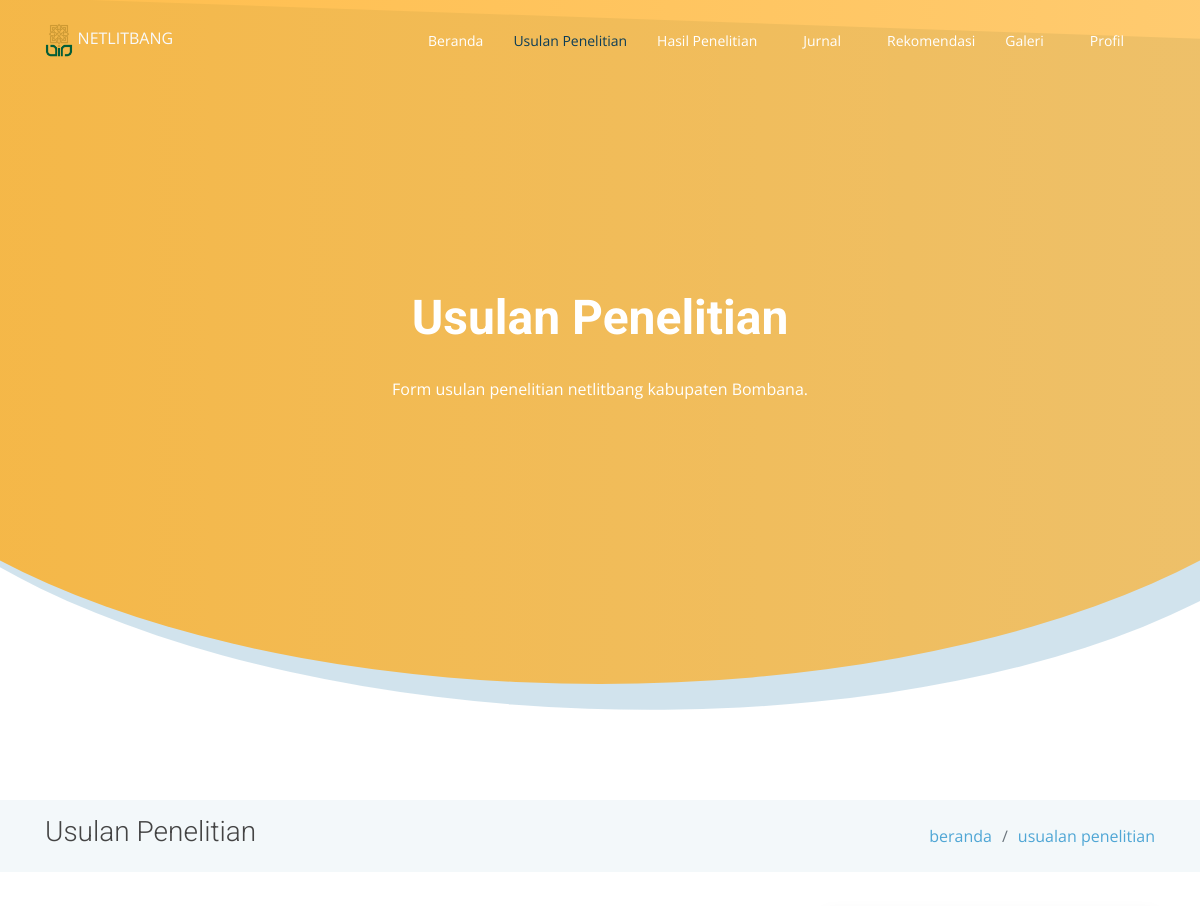
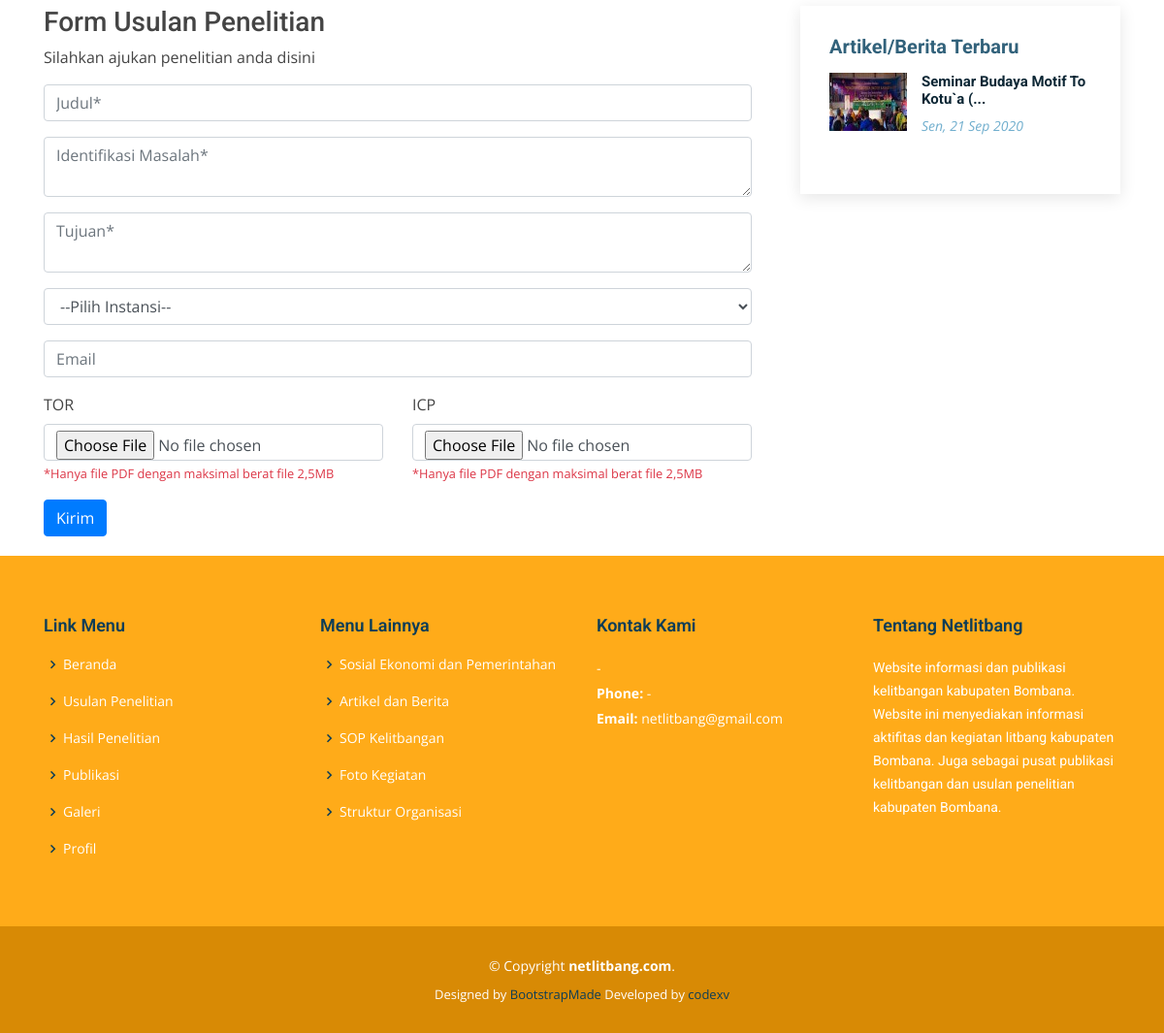
The app's page /usulan-penelitian with its own data (2 pictures, top to bottom).
### tables this page shows
CREATE TABLE `articles` (
  `id` int(11) NOT NULL,
  `title` varchar(250) DEFAULT NULL,
  `content` text NOT NULL,
  `file` varchar(55) DEFAULT NULL,
  `start_date` date DEFAULT NULL,
  `end_date` date DEFAULT NULL,
  `type` enum('sop-kelitbangan','rik-bombana','agenda-kegiatan','rekomendasi','artikel-berita','sosial-pemerintahan','ekonomi-pembangunan','inovasi-pelayanan-publik','definisi','regulasi','kontak-kami','struktur-organisasi','gambar','foto-kegiatan','video') NOT NULL,
  `slug` varchar(250) DEFAULT NULL,
  `created_at` timestamp NOT NULL DEFAULT current_timestamp(),
  `created_by` int(11) NOT NULL,
  `updated_at` timestamp NULL DEFAULT NULL,
  `updated_by` int(11) DEFAULT NULL
);

### application/controllers/Penelitian.php (called while the page is built, shortened)
<?php
class Penelitian extends CI_Controller {
	public function __construct() {
		$this->load->model('Penelitian_model');
	}
	public function index($content = 'usulan-penelitian') {
		$data['agencies']					= $this->Penelitian_model->getAgencies();
		$data['new_articles']	= $this->Penelitian_model->getNewArticle();
		$data['head'] 		= 'Usulan Penelitian';
		$data['content']	= 'Form usulan penelitian netlitbang kabupaten Bombana.';
		$data['title']		= 'Usulan Penelitian';
		$data['link_map']	= [
			[
				'title'	=> 'beranda',
				'slug'	=> base_url()
			],
			[
				'title'	=> 'usualan penelitian',
				'slug'	=> NULL
			]
		];
		$this->load->view('templates/header');
		$this->load->view('templates/head-content', $data);
		$this->load->view('pages/'.$content);
		$this->load->view('templates/footer');
	}
}

### index.php (called while the page is built, shortened)
<?php
require_once BASEPATH.'core/CodeIgniter.php';

### application/models/Penelitian_model.php (called while the page is built, shortened)
<?php
class Penelitian_model extends CI_Model{
    public function getAgencies(){
                      $this->db->order_by('created_at', 'DESC');
        $results    = $this->db->get('agencies')->result_array();
        return $results;
    }
    public function getNewArticle(){
                      $this->db->limit(3);
                      $this->db->order_by('created_at', 'DESC');
        $results    = $this->db->get_where('articles', ['type' => 'artikel-berita'])->result_array();
        return $results;
    }
}

### application/helpers/rmy_helper.php (called while the page is built, shortened)
<?php defined('BASEPATH') OR exit('No direct script access allowed');
if (! function_exists('_limitText($string, $limit = 100)'))
{
	function _limitText($string, $limit = 100) {
        $string = strip_tags($string);
        if (strlen($string) > $limit) {
            $stringCut = substr($string, 0, $limit);
            $endPoint = strrpos($stringCut, ' ');
            $string = $endPoint? substr($stringCut, 0, $endPoint) : substr($stringCut, 0);
            $string .= '...';
        }
        return $string;
    }
}
if (! function_exists('_dateShortID($date)'))
{
	function _dateShortID($date){
        $bulan = array(
            'Jan',
            'Feb',
            'Mar',
            'Apr',
            'Mei',
            'Jun',
            'Jul',
            'Agu',
            'Sep',
            'Okt',
            'Nov',
            'Des'
        );
        $hari = array(
            'Monday' => 'Sen',
            'Tuesday' => 'Sel',
            'Wednesday' => 'Rab',
            'Thursday' => 'Kam',
            'Friday' => 'Jum',
            'Saturday' => 'Sab',
            'Sunday' => 'Min'
        );
        $split = explode(' ', $date);
        $split = explode('-', $split[0]);
        $indexHari = date('l', strtotime($date));
        return $hari[$indexHari].', '.$split[2].' '.$bulan[$split[1]-1].' '.$split[0];
    }
}

### application/views/pages/usulan-penelitian.php (the view, shortened to what this page needs)
<main id="main">
    <section class="breadcrumbs">
    <div class="container">
        <div class="d-flex justify-content-between align-items-center">
        <h2><?=$title?></h2>
        <ol>
            <?php
                foreach($link_map as $link) {
            ?>
            <li><a href="<?=$link['slug']?>"><?=$link['title']?></a></li>
            <?php
                }
            ?>
        </ol>
        </div>
    </div>
    </section>
    <section class="blog" data-aos="fade-up" data-aos-easing="ease-in-out" data-aos-duration="500">
        <div class="container">
            <div class="row">
                <div class="col-lg-8 entries">
                    <h3 class="sidebar-title">Form Usulan Penelitian</h3>
                    <div class="reply-form">
                        <p>Silahkan ajukan penelitian anda disini </p>
                        <form action="<?=base_url('penelitian/post')?>" enctype="multipart/form-data" method="post">
                        <div class="row">
                            <div class="col-lg-12 form-group">
                                <input name="title" type="text" class="form-control" placeholder="Judul*" required>
                            </div>
                            <div class="col-lg-12 form-group">
                                <textarea name="problem" class="form-control" placeholder="Identifikasi Masalah*" required></textarea>
                            </div>
                            <div class="col-lg-12 form-group">
                                <textarea name="purpose" class="form-control" placeholder="Tujuan*" required></textarea>
                            </div>
                        </div>
                        <div class="row">
                            <div class="col form-group">
                                <select class="form-control" name="agency" required>
                                    <option value="">--Pilih Instansi--</option>
                                </select>
                            </div>
                        </div>
                        <div class="row">
                            <div class="col form-group">
                                <input name="email" type="email" class="form-control" placeholder="Email" required>
                            </div>
                        </div>
                        <div class="row">
                            <div class="col form-group">
                                <label for="tor">TOR</label>
                                <input name="tor" type="file" id="tor" class="form-control" placeholder="TOR" required>
                                <small class="text-danger">*Hanya file PDF dengan maksimal berat file 2,5MB</small>
                            </div>
                            <div class="col form-group">
                                <label for="icp">ICP</label>
                                <input name="ICP" type="file" id="icp" class="form-control" placeholder="ICP" required>
                                <small class="text-danger">*Hanya file PDF dengan maksimal berat file 2,5MB</small>
                            </div>
                        </div>
                        <button type="submit" class="btn btn-primary">Kirim</button>
                        </form>
                    </div>
                </div>
                <div class="col-lg-4">
                    <div class="sidebar">
                        <h3 class="sidebar-title">Artikel/Berita Terbaru</h3>
                        <div class="sidebar-item recent-posts">
                            <?php
                                if(!empty($new_articles)) {
                                    foreach($new_articles as $value) {
                            ?>
                            <div class="post-item clearfix">
                                <img src="<?=base_url('uploads/images/thumbs/').$value['file']?>" alt="gambar">
                                <h4><a href="<?=base_url('journal/detail/artikel-berita/').$value['slug']?>"><?=_limitText($value['title'],35)?></a></h4>
                                <time datetime="<?=date('Y-m-d')?>"><?=_dateShortID($value['created_at'])?></time>
                            </div>
                            <?php
                                    }
                                }else {
                            ?>
                            <h3>Tidak ada berita.</h3>
                            <?php
                                }
                            ?>
                        </div>
                    </div>
                </div>
            </div>
        </div>
    </section>
</main>

### front/assets/css/style.css (style rules this page uses)
body { font-family: "Open Sans", sans-serif; color: #444; }
a { color: #4fa6d5; }
h1, h2, h3, h4, h5, h6, .font-primary { font-family: "Roboto", sans-serif; }
#main { margin-top: 80px; }
section { padding: 60px 0; }
.breadcrumbs { padding: 15px 0; background-color: #f3f8fa; min-height: 40px; }
.breadcrumbs h2 { font-size: 28px; font-weight: 300; }
.breadcrumbs ol { display: flex; flex-wrap: wrap; list-style: none; padding: 0; margin: 0; }
.breadcrumbs ol li + li { padding-left: 10px; }
.breadcrumbs ol li + li::before { display: inline-block; padding-right: 10px; color: #6c757d; content: "/"; }
.blog { padding: 40px 0 20px 0; }
.blog .sidebar { padding: 30px; margin: 0 0 60px 20px; box-shadow: 0 4px 16px rgba(0, 0, 0, 0.1); }
.blog .sidebar .sidebar-title { font-size: 20px; font-weight: 700; padding: 0 0 0 0; margin: 0 0 15px 0; color: #32627b; position: relative; }
.blog .sidebar .sidebar-item { margin-bottom: 30px; }
.blog .sidebar .recent-posts img { width: 80px; float: left; }
.blog .sidebar .recent-posts h4 { font-size: 15px; margin-left: 95px; font-weight: bold; }
.blog .sidebar .recent-posts h4 a { color: #0d2735; transition: 0.3s; }
.blog .sidebar .recent-posts time { display: block; margin-left: 95px; font-style: italic; font-size: 14px; color: #72afce; }

### records on screen
articles: file (picture), title "Seminar Budaya Motif To Kotu`a (...", created_at "Sen, 21 Sep 2020"

### other values on screen
$head "Usulan Penelitian"
$content "Form usulan penelitian netlitbang kabupaten Bombana."
$title "Usulan Penelitian"
$link['title'] "beranda"
$link['title'] "usualan penelitian"
